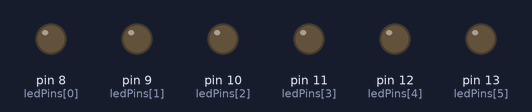
The sketch below on a simulated Arduino Uno, built with avr-gcc and run on an emulated ATmega328P. Parts: output pins drawn as LEDs (lit = HIGH).

Above: at 0.1 s.
At 5.1 s:
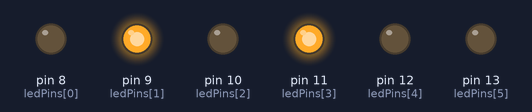
At 10.1 s:
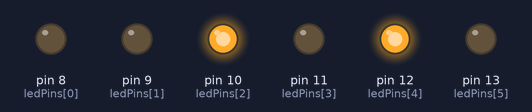
At 20.1 s:
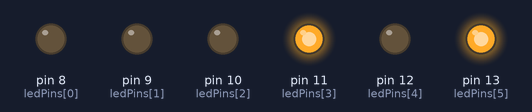
At 30.1 s:
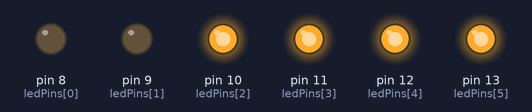
At 39.75 s:
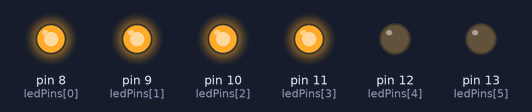
Timing chart, 0 to 40.0 s (numbered marks = the images above):
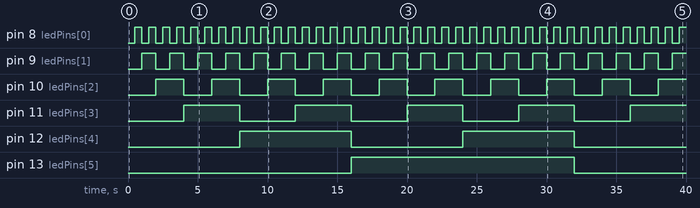

The sketch:

s1.e1.ino
```cpp
int ledPins[] = {8, 9, 10, 11, 12, 13};

void setup() {
  for (int i = 0; i < 6; i++) {
    pinMode(ledPins[i], OUTPUT);
  }
}

void loop() {
  for (int number = 0; number < 64; number++) {
    int value = number;

    for (int bit = 0; bit < 6; bit++) {
      digitalWrite(ledPins[bit], value % 2);
      value = value / 2;
    }

    delay(500);
  }
}
```

Measured:
- by itself, pin 8 (ledPins[0]): alternates HIGH for 0.50 s and LOW for 0.50 s
- by itself, pin 9 (ledPins[1]): alternates HIGH for 1.0 s and LOW for 1.0 s
- by itself, pin 10 (ledPins[2]): alternates HIGH for 2.0 s and LOW for 2.0 s
- by itself, pin 11 (ledPins[3]): alternates HIGH for 4.0 s and LOW for 4.0 s
- by itself, pin 12 (ledPins[4]): alternates HIGH for 8.0 s and LOW for 8.0 s
- by itself, pin 13 (ledPins[5]): LOW → HIGH at 16.0 s, → LOW 16.0 s later
